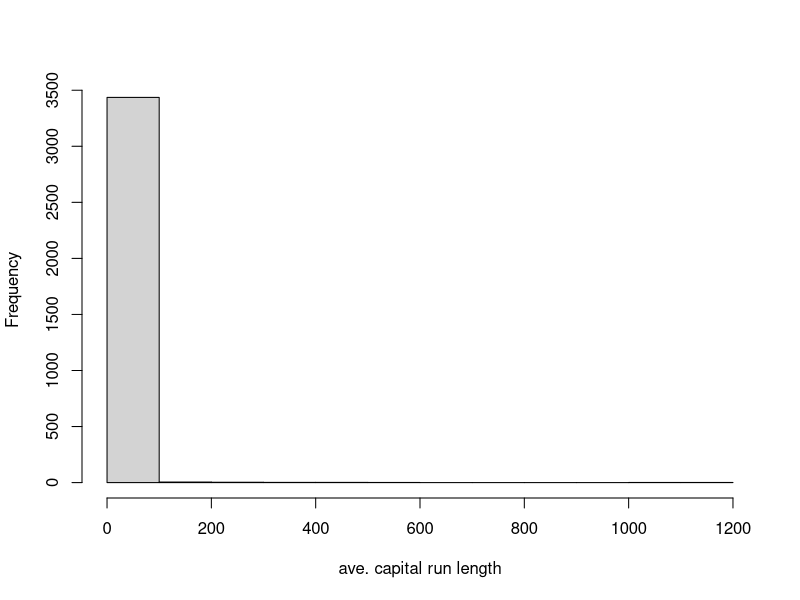
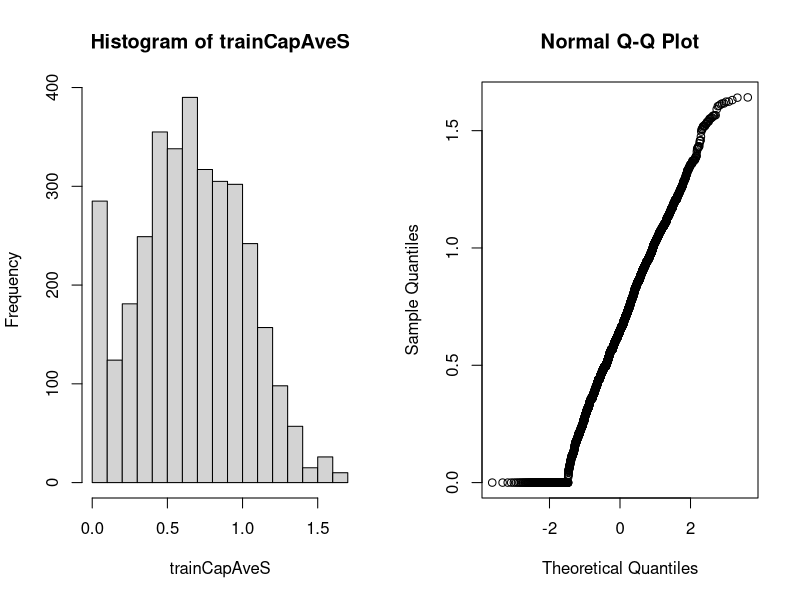

Source code (R) for these figures, in order:

# - Set Working directory
setwd("C:/Users/ABC/Cursos/Data Scientists - Johns Hopkins University/WorkingDirectory_Curso/datasciencecoursera_repository/Course 8/")

# - Load libraries
library(caret)
library(kernlab)
library(RANN)

# - Load data
data(spam)


############################################################################################
################################### TRAY TO PREDICT TYPE ###################################
############################################################################################

set.seed(32343)

################################# First steps ################################# 

# - Create a series of test/training partitions
inTrain <- createDataPartition(y=spam$type, p=0.75, list=FALSE)
# -- Split into two dataframes
training <- spam[inTrain,]
testing <- spam[-inTrain,]
dim(training);dim(testing)



################################# Data slicing ################################# 

# K-fold
folds <- createFolds(y=spam$type, k=10, list = TRUE, returnTrain = TRUE)
sapply(folds, length)
folds[[1]][1:10]

# Return test
folds <- createFolds(y=spam$type, k=10, list = TRUE, returnTrain = FALSE)
sapply(folds, length)
folds[[1]][1:10]

# Resampling
folds <- createResample(y=spam$type, times=10, list = TRUE)
sapply(folds, length)
folds[[1]][1:10]

# Times Slices
folds <- createTimeSlices(y=1:1000, initialWindow =20, horizon =10)
names(folds)
folds$train[[1]]
folds$test[[1]]


################################# PREPROCESSING ################################# 

# Histogram
hist(training$capitalAve, main="", xlab="ave. capital run length")

# Mean and SD
mean(training$capitalAve)
sd(training$capitalAve)

# Standardizing
trainCapAve <- training$capitalAve
trainCapAveS <- (trainCapAve - mean(trainCapAve))/sd(trainCapAve)
mean(trainCapAveS)
sd(trainCapAveS)


# Standardizing - PreProcess function: method=c("center","scale")
preObj <- preProcess(training[,-58], method=c("center","scale"))

trainCapAveS <- predict(preObj, training[,-58])$capitalAve
mean(trainCapAveS)
sd(trainCapAveS)

testCapAveS <- predict(preObj, testing[,-58])$capitalAve
mean(testCapAveS)
sd(testCapAveS)


# Standardizing - PreProcess function: method=c("BoxCox")
preObj <- preProcess(training[,-58], method=c("BoxCox"))

trainCapAveS <- predict(preObj, training[,-58])$capitalAve
mean(trainCapAveS)
sd(trainCapAveS)

par(mfrow=c(1,2)); hist(trainCapAveS); qqnorm(trainCapAveS)



################################# PREDITIONS ################################# 

# - Built a Model Without preprocessing
modelFit1 <- train(type ~., data=training, method="glm")
modelFit1
modelFit1$finalModel

# -- Prediction
predictions <- predict(modelFit1, newdata=testing)

# -- Confusion Matrix
confusionMatrix(predictions, testing$type)


# - Built a Model With preprocessing
modelFit3 <- train(type ~., data=training, preProcess=c("BoxCox"), method="glm")
modelFit3
modelFit3$finalModel


# - Built a Model With preprocessing
modelFit2 <- train(type ~., data=training, preProcess=c("center","scale"), method="glm")
modelFit2
modelFit2$finalModel



################################# Inputing data ################################# 
set.seed(13343)

# Make some values NA
training$capAve <- training$capitalAve
selectNA <- rbinom(dim(training)[1], size=1, prob=0.05)==1
training$capAve[selectNA] <- NA

# Inpute and standarize
preObj <- preProcess(training[,-58],method="knnImpute")
capAve <- predict(preObj, training[,-58])$capAve

# Standarize true values
capAveTruth <- training$capitalAve
capAveTruth <- (capAveTruth - mean(capAveTruth))/sd(capAveTruth)

quantile(capAve -capAveTruth)
quantile((capAve -capAveTruth)[selectNA])
quantile((capAve -capAveTruth)[!selectNA])


########################### Transforming tidy covariates ########################### 
spam$capitalAveSq <- spam$capitalAve^2
